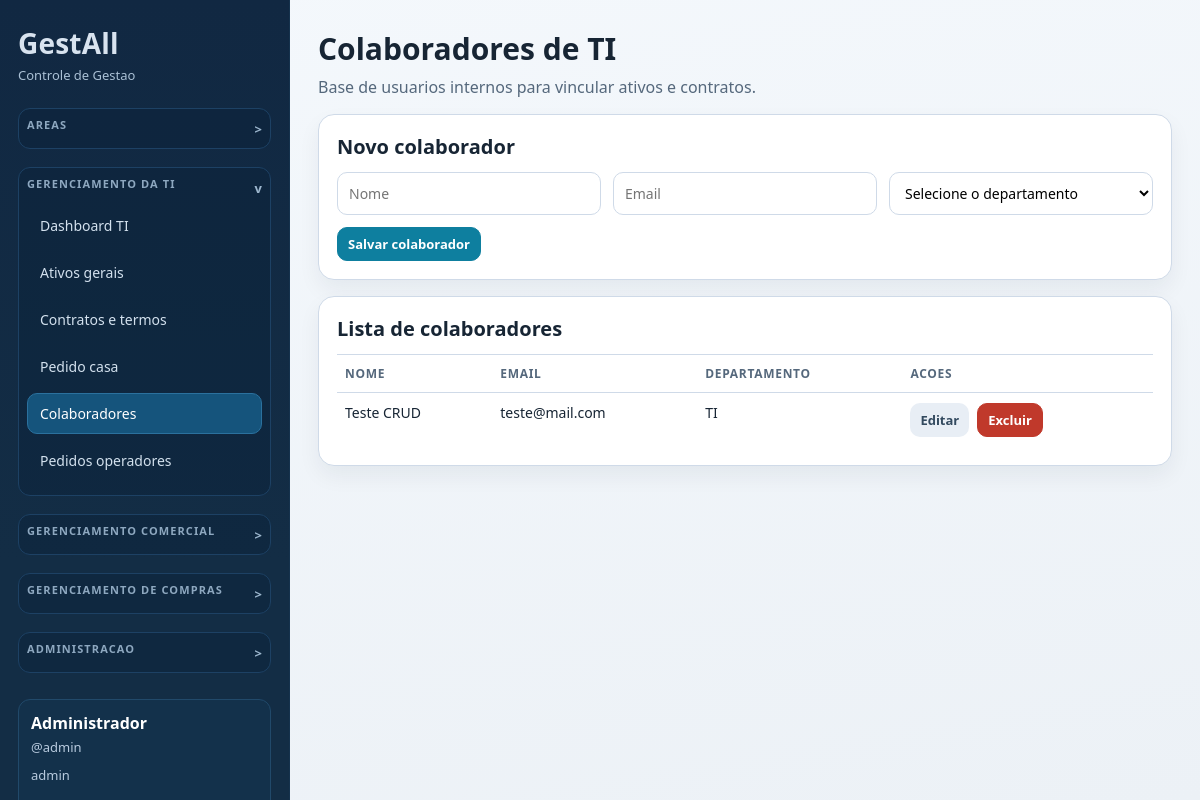
The app's page /index.php?r=ti.staff (signed in), older data.
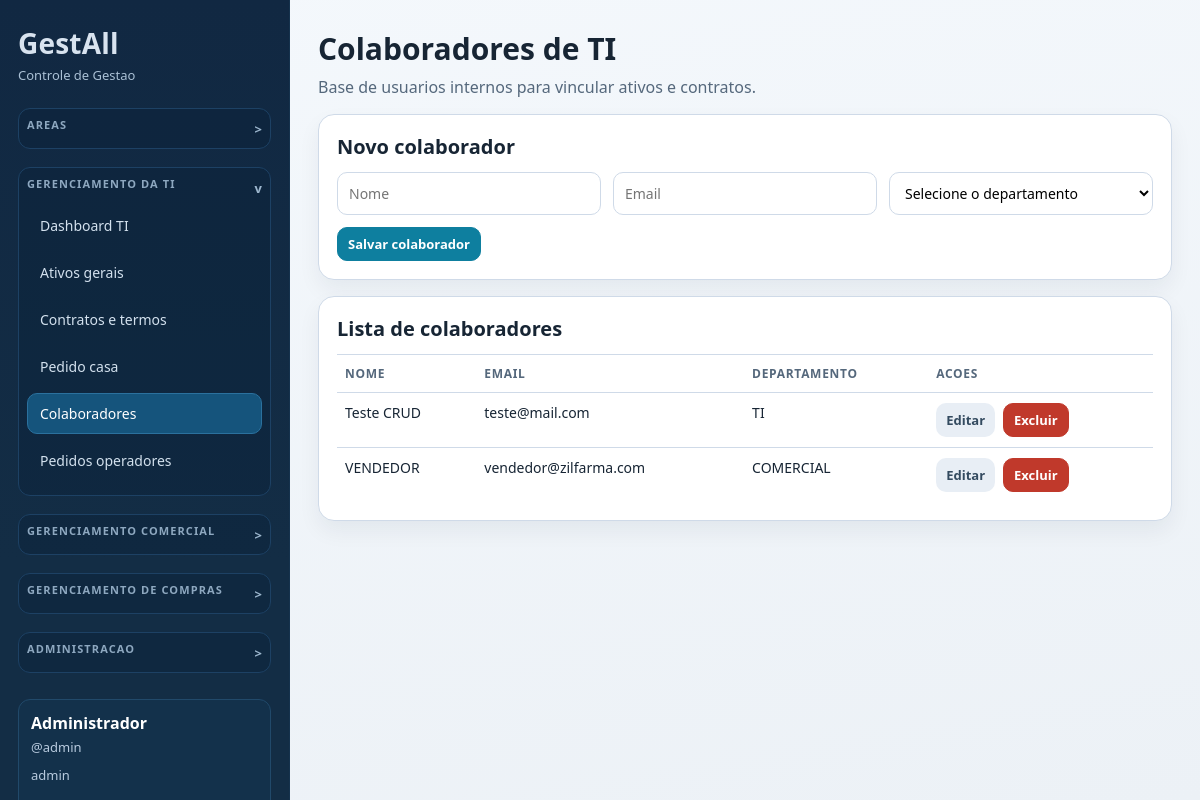
The same page, newer data.
### tables this page shows
CREATE TABLE staff (
                id INTEGER PRIMARY KEY AUTOINCREMENT,
                name TEXT NOT NULL,
                email TEXT,
                department TEXT,
                created_at TEXT NOT NULL DEFAULT CURRENT_TIMESTAMP
            );

### app/Core/View.php (called while the page is built, shortened)
<?php
final class View
{
    public static function render(string $view, array $data = []): void
    {
        extract($data, EXTR_SKIP);
        $viewFile = __DIR__ . '/../Views/' . $view . '.php';
        require __DIR__ . '/../Views/partials/header.php';
        require $viewFile;
        require __DIR__ . '/../Views/partials/footer.php';
    }
}

### app/Controllers/StaffController.php (called while the page is built, shortened)
<?php
final class StaffController
{
    public function index(): void
    {
        $staffScope = AccessControl::staffScope(Auth::user());
        $departmentScope = $staffScope !== null && $staffScope > 0 ? null : AccessControl::departmentScope(Auth::user());
        $scopedStaffId = $staffScope !== null && $staffScope > 0 ? $staffScope : null;
        $editId = (int) ($_GET['edit'] ?? 0);
        $editingStaff = $editId > 0 ? $this->staff->findById($editId, $departmentScope, $scopedStaffId) : null;
        View::render('staff/index', [
            'title' => 'Colaboradores TI',
            'currentRoute' => 'ti.staff',
            'staff' => $this->staff->all($departmentScope, $scopedStaffId),
            'departments' => $this->lookups->departments(),
            'departmentScope' => $departmentScope,
            'success' => $_GET['ok'] ?? null,
            'error' => $_GET['error'] ?? null,
            'editingStaff' => $editingStaff,
        ]);
    }
}

### app/Repositories/StaffRepository.php (called while the page is built, shortened)
<?php
final class StaffRepository
{
    public function all(?string $department = null, ?int $staffId = null): array
    {
        if ($department === null) {
            return $this->pdo->query('SELECT * FROM staff ORDER BY name ASC')->fetchAll();
        }
        $stmt = $this->pdo->prepare('SELECT * FROM staff WHERE department = :department ORDER BY name ASC');
        $stmt->execute([':department' => $department]);
        return $stmt->fetchAll();
    }
}

### app/Views/staff/index.php (the view, shortened to what the changed rows need)
<section class="page-head">
    <h1>Colaboradores de TI</h1>
</section>
<section class="card split">
    <div>
        <h2><?= $editingStaff ? 'Editar colaborador' : 'Novo colaborador' ?></h2>
    </div>
</section>
<section class="card">
    <h2>Lista de colaboradores</h2>
    <div class="table-wrap">
        <table>
            <thead>
                <tr>
                    <th>Nome</th>
                    <th>Email</th>
                    <th>Departamento</th>
                    <th>Acoes</th>
                </tr>
            </thead>
            <tbody>
                <?php foreach ($staff as $person): ?>
                    <tr>
                        <td><?= htmlspecialchars($person['name']) ?></td>
                        <td><?= htmlspecialchars((string) $person['email']) ?></td>
                        <td><?= htmlspecialchars((string) $person['department']) ?></td>
                        <td>
                            <div class="actions-inline">
                                <a class="btn btn-muted" href="index.php?r=ti.staff&edit=<?= (int) $person['id'] ?>">Editar</a>
                                <form method="post" action="index.php?r=ti.staff.delete" onsubmit="return confirm('Deseja excluir este colaborador?');">
                                    <button class="btn-danger" type="submit">Excluir</button>
                                </form>
                            </div>
                        </td>
                    </tr>
                <?php endforeach; ?>
            </tbody>
        </table>
    </div>
</section>

Row changes from the older to the newer data that the page shows:
added staff: name "VENDEDOR", email "vendedor@zilfarma.com", department "COMERCIAL"
